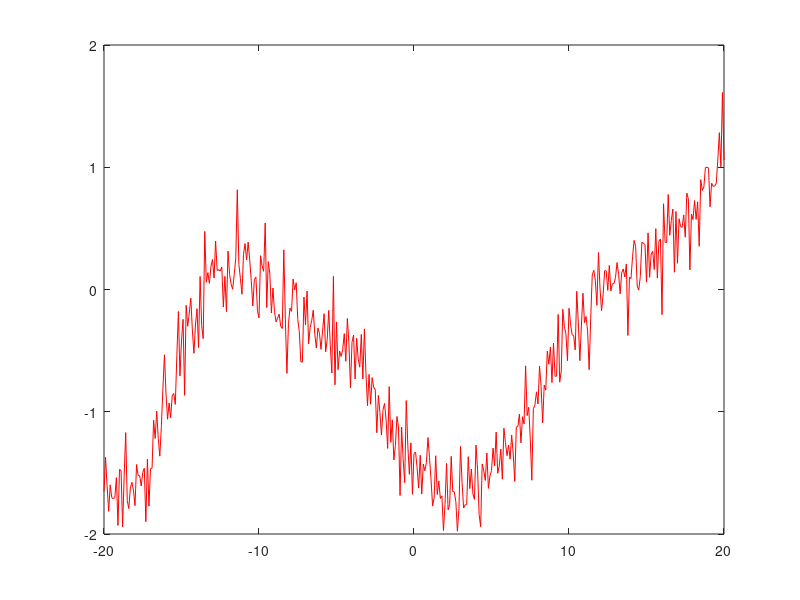
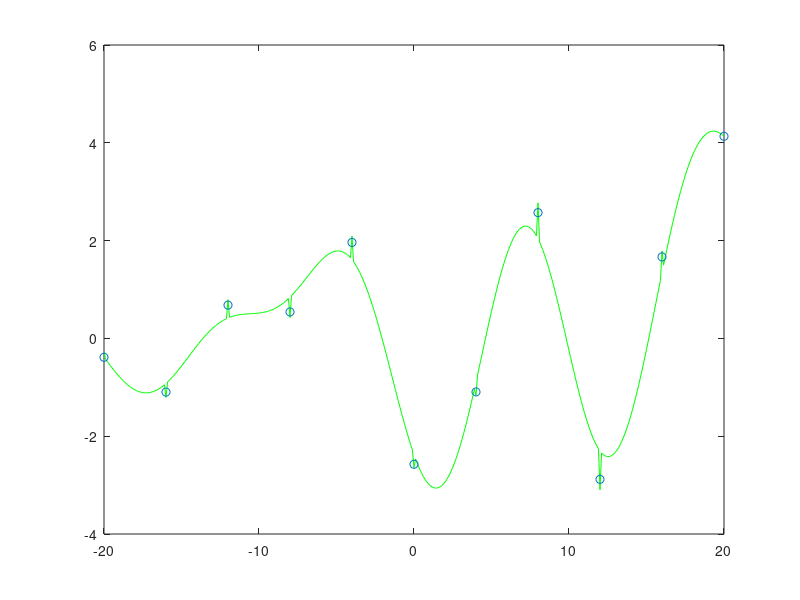
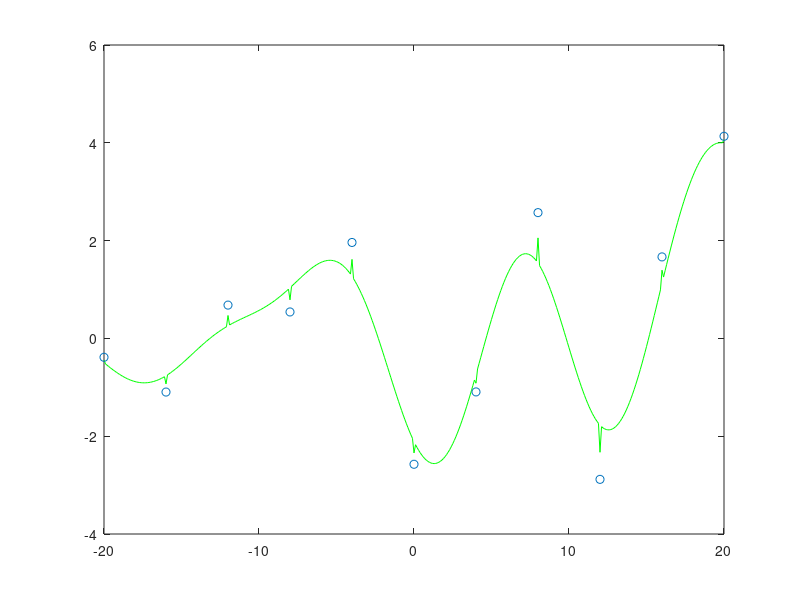

Source code (MATLAB) for these figures, in order:
clear all;
clc;
close all;

points = [-20 : 0.1 : 20]';


l = 6/sqrt(2);

signal_std = 1;
noise = 0.2;

kernel_ = signal_std^2 * exp (- squareform(pdist(points)).^2 / (2 * l^2) ) + noise^2 * eye(numel(points));
mean_ = zeros(numel(points), 1);

R_prior = mvnrnd( mean_ , kernel_, 1);

plot(points, R_prior,'r');
hold on;
% axis([1 100 -20 20]);

frequency = 40;
points_train = points(1 : frequency : end);
points_train_target = sin(points_train) + 2 * randn(size(points_train));



% Sequential Implementation
count = 1;
for indexing = 1 : frequency : size(points, 1);
	coeff = 1 / kernel_(indexing, indexing) + noise^2 * eye(numel(indexing));
	mean_ = mean_ + kernel_(:, indexing) * coeff * (points_train_target(count) - mean_(indexing));	
	kernel_ = kernel_ - kernel_(:, indexing) * coeff * kernel_(indexing, :);
	count = count + 1;
end

figure();
plot(points ,mean_, 'g')
% plot(points, R_post,'g');
hold on;
scatter(points_train, points_train_target)

kernel_ = signal_std^2 * exp (- squareform(pdist(points)).^2 / (2 * l^2) ) + noise^2 * eye(numel(points));
mean_ = zeros(numel(points), 1);


% Implementation in one Stroke
indexing = 1 : frequency : size(points, 1);
coeff = pinv(kernel_(indexing, indexing) + noise^2 * eye(numel(indexing)));
mean_ = mean_ + kernel_(:, indexing) * coeff * (points_train_target - mean_(indexing));	
kernel_ = kernel_ - kernel_(:, indexing) * coeff * kernel_(indexing, :) + noise^2;


% R_post = mvnrnd( mean_, kernel_, 1);
figure();
plot(points ,mean_, 'g')
% plot(points, R_post,'g');
hold on;
scatter(points_train, points_train_target)

